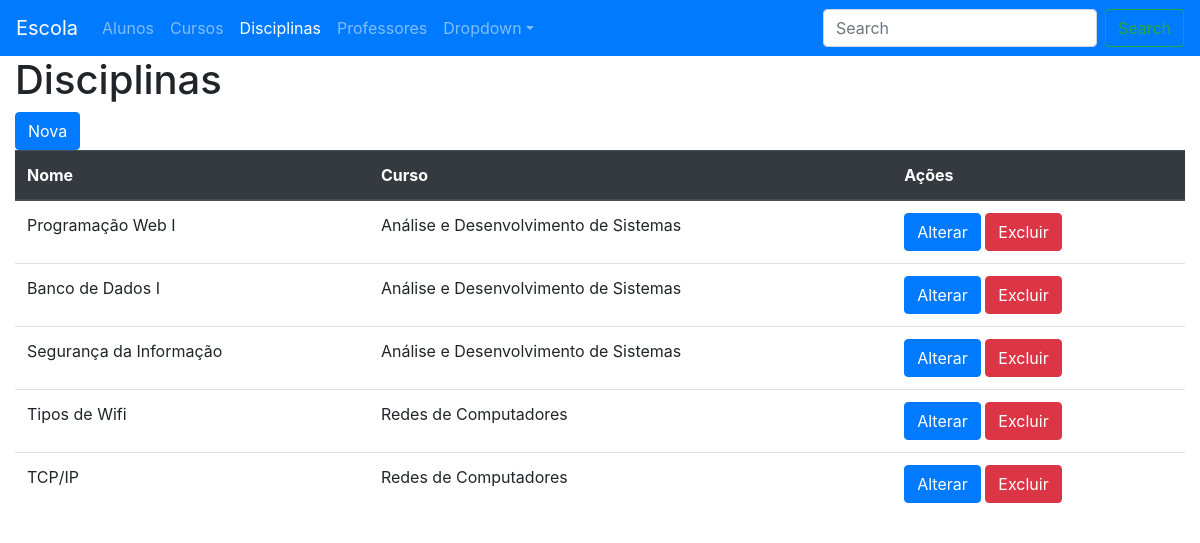
The page /disciplinas/ on the database as committed earlier.
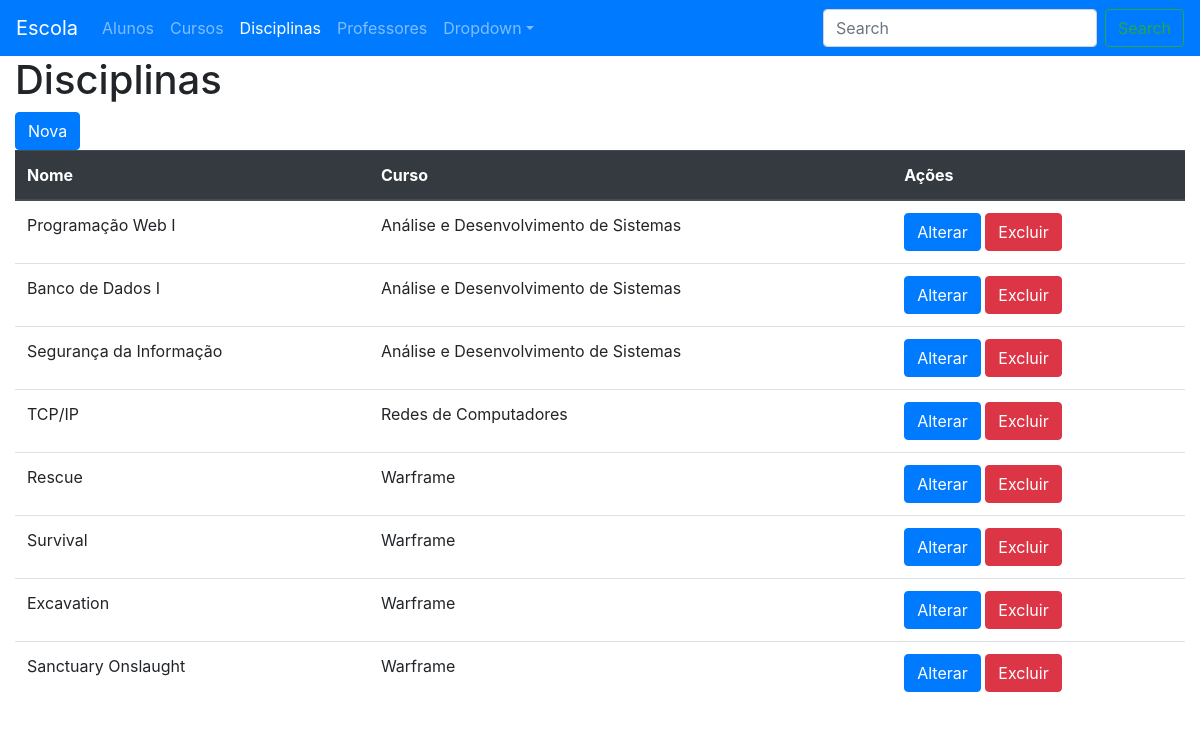
The same page on the database as committed later.
### escola/models.py (models this page shows, shortened)
class Disciplina(models.Model):
    nome = models.CharField(max_length=100)
    curso = models.ForeignKey(Curso, on_delete=models.CASCADE)

class Curso(models.Model):
    nome = models.CharField(max_length=100)
    duracao = models.IntegerField()
    def __str__(self):
        return self.nome

### escola/views.py (the view)
# urls.py: path('disciplinas/', views.DisciplinaListView.as_view(), name='lista-disciplinas'),
class DisciplinaListView(ListView):
    model = Disciplina
    ordering = ['curso']

### escola/templates/escola/disciplina_list.html
{% extends 'escola/base.html' %}
{% block content %}
<h1>Disciplinas</h1>
<a name="" id="" class="btn btn-primary" href="{% url 'nova-disciplina' %}" role="button">Nova</a><br>
<table class="table">
    <thead class="thead-dark">
        <tr>
            <th>Nome</th>
            <th>Curso</th>
            <th>Ações</th>
        </tr>
    </thead>
    <tbody>
{% for disciplina in disciplina_list %}
        <tr>
            <td scope="row">{{ disciplina.nome }}</td>
            <td>{{ disciplina.curso }}</td>
            <td><a name="" id="" class="btn btn-primary" href="{% url 'alterar-disciplina' disciplina.id %}" role="button">Alterar</a>
            <a name="" id="" class="btn btn-danger" href="{% url 'excluir-disciplina' disciplina.id %}" role="button">Excluir</a></td>
        </tr>
{% endfor %}
    </tbody>
</table>
{% endblock content %}

Rows that differ between the two databases and show on the page:
shown differently, row unchanged: Disciplina "TCP/IP": moves up the list
changed Disciplina: nome "Tipos de Wifi" → "Rescue"; curso "Redes de Computadores" → "Warframe"
added Disciplina: nome "Survival", curso "Warframe"
added Disciplina: nome "Excavation", curso "Warframe"
added Disciplina: nome "Sanctuary Onslaught", curso "Warframe"
